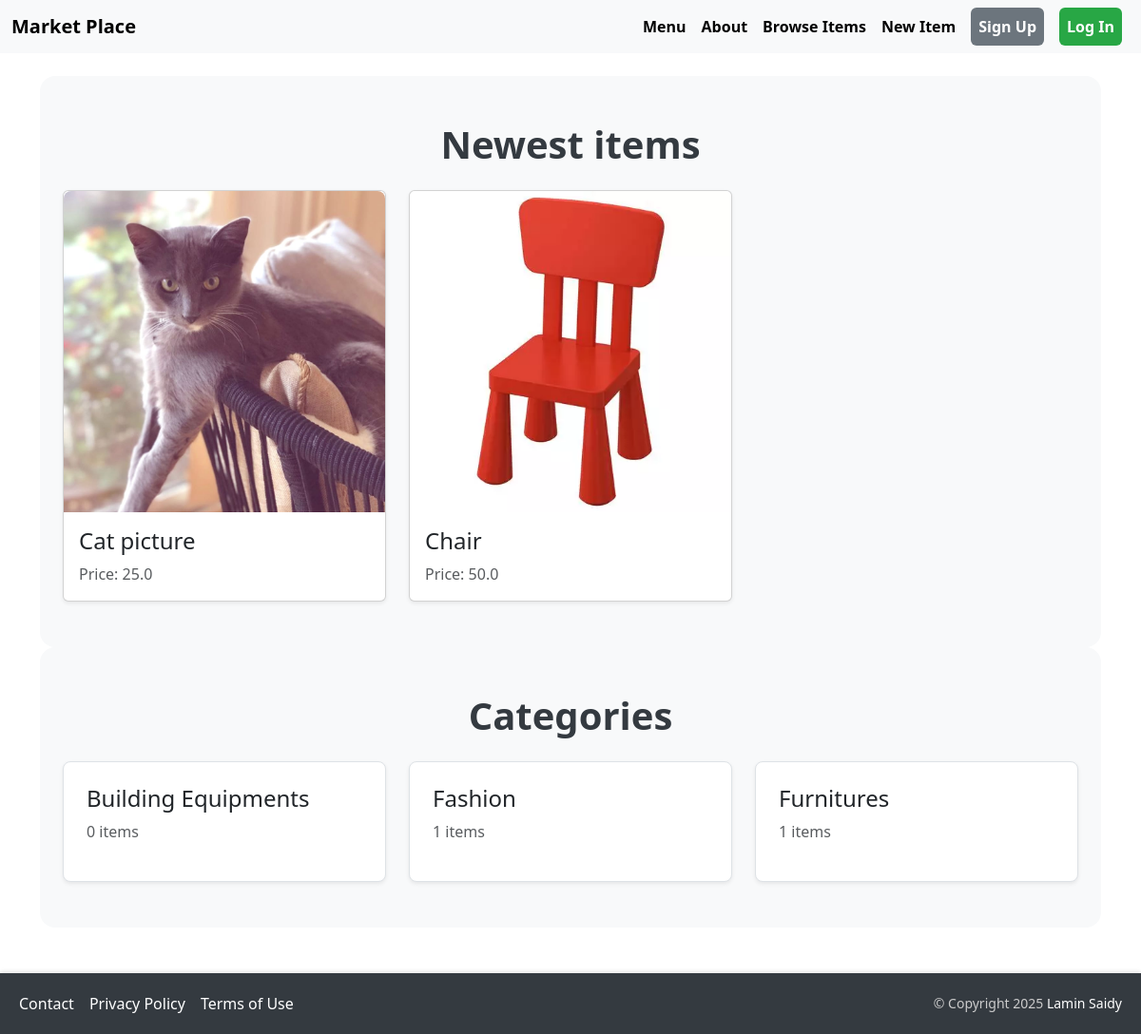
The app's page /, older data.
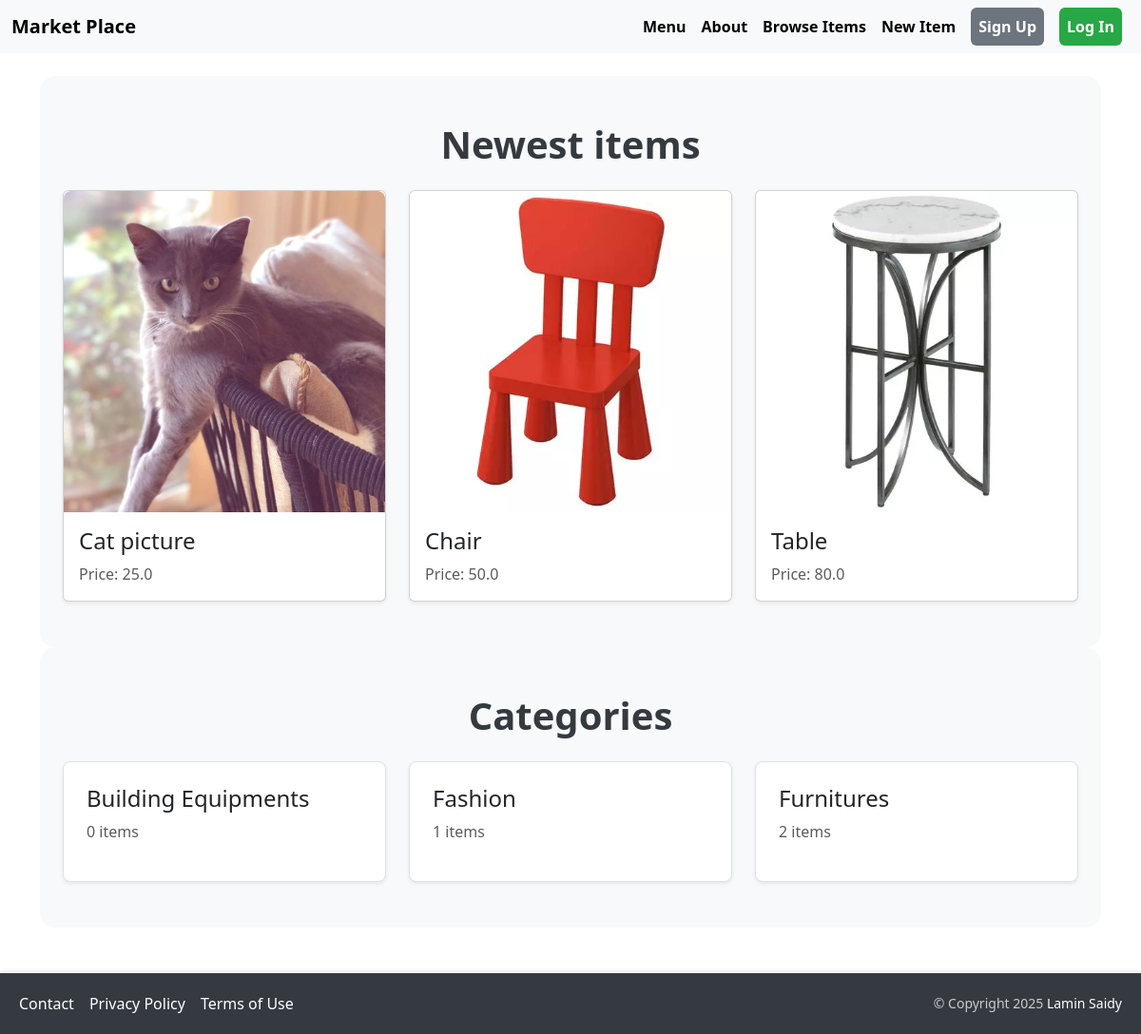
The same page, newer data.
### item/models.py (models this page shows, shortened)
class Item(models.Model):
    category = models.ForeignKey(Category, related_name='items', on_delete=models.CASCADE)
    name = models.CharField(max_length=255)
    description = models.TextField(blank=True, null=True)
    price = models.FloatField()
    image = models.ImageField(upload_to='item_images', blank=True, null=True)
    is_sold = models.BooleanField(default=False)
    created_by = models.ForeignKey(User, related_name='items', on_delete=models.CASCADE)
    created_at = models.DateTimeField(auto_now_add=True)

class Category(models.Model):
    name = models.CharField(max_length=255)
    class Meta:
        ordering = ('name',)
        verbose_name_plural = 'Categories'

### products/views.py (the view)
# urls.py: path('', views.index, name='index'),
def index(request):
    items = Item.objects.filter(is_sold=False)[0:6]
    categories = Category.objects.all()
    return render(request, 'products/index.html', {
        'categories': categories,
        'items': items,
    })

### products/templates/products/index.html (shortened to what this page needs)
{% extends 'products/base.html' %}
{% block content %}
<div class="mt-6 px-4 py-5 section-bg">
  <h2 class="mb-4 text-center section-title">Newest items</h2>
  <div class="row row-cols-1 row-cols-md-3 g-4">
    {% for item in items %}
    <div class="col">
      <a href="{% url 'item:detail' item.id %}" class="text-decoration-none text-reset">
        <div class="card h-100 shadow-sm">
          <img
            src="{{ item.image.url }}"
            class="card-img-top rounded-top-3"
            alt="{{ item.name }}"
          />
          <div class="card-body">
            <h2 class="card-title h4">{{ item.name }}</h2>
            <p class="card-text text-muted">Price: {{ item.price }}</p>
          </div>
        </div>
      </a>
    </div>
    {% endfor %}
  </div>
</div>
<div class="mt-6 px-4 py-5 section-bg">
  <h2 class="mb-4 text-center section-title">Categories</h2>
  <div class="row row-cols-1 row-cols-md-3 g-4">
    {% for category in categories %}
    <div class="col">
      <a href="#" class="text-decoration-none text-reset">
        <div class="p-4 bg-white border rounded-3 shadow-sm">
          <h2 class="h4">{{ category.name }}</h2>
          <p class="text-muted">{{ category.items.count }} items</p>
        </div>
      </a>
    </div>
    {% endfor %}
  </div>
</div>
{% endblock %}

### products/templates/products/base.html (shortened to what this page needs)
<!DOCTYPE html>
<html>
<head>
    <link href="https://cdn.jsdelivr.net/npm/bootstrap@5.3.0/dist/css/bootstrap.min.css" rel="stylesheet">
</head>
<body>
    <div class="wrapper">
        <nav class="navbar navbar-expand-lg navbar-light bg-light">
            <div class="container-fluid">
                <a class="navbar-brand" href="{% url 'products:index' %}">Market Place</a>
                <div class="collapse navbar-collapse" id="navbarNav">
                    <ul class="navbar-nav ms-auto">
                        <li class="nav-item">
                            <a class="nav-link nav-hover" href="{% url 'products:menu' %}">Menu</a>
                        </li>
                        <li class="nav-item">
                            <a class="nav-link nav-hover" href="{% url 'products:about' %}">About</a>
                        </li>
                        <li class="nav-item">
                            <a class="nav-link nav-hover" href="{% url 'products:items' %}">Browse Items</a>
                        </li>
                        <li class="nav-item">
                            <a class="nav-link nav-hover" href="{% url 'products:new' %}">New Item</a>
                        </li>
                        {% if request.user.is_authenticated %}
                            <li class="nav-item">
                                <a class="nav-link btn btn-dashboard mx-2" href="{% url 'dashboard:index' %}">Dashboard</a>
                            </li>
                            <li class="nav-item">
                                <a class="nav-link btn btn-inbox mx-2" href="{% url 'conversation:inbox' %}">Inbox</a>
                            </li>
                            <li class="nav-item">
                                <form method="post" action="{% url 'products:logout' %}">
                                    {% csrf_token %}
                                    <button type="submit" class="btn btn-login mx-2">Log Out</button>
                                </form>
                            </li>
                        {% else %}
                            <li class="nav-item">
                                <a class="nav-link btn btn-signup mx-2" href="{% url 'products:signup' %}">Sign Up</a>
                            </li>
                            <li class="nav-item">
                                <a class="nav-link btn btn-login mx-2" href="{% url 'products:login' %}">Log In</a>
                            </li>
                        {% endif %}
                    </ul>
                </div>
            </div>
        </nav>
        <div class="content container mt-4">
            {% block content %}
            {% endblock %}
        </div>
        <footer class="footer mt-5">
            <div class="footer-links">
                <a href="{% url 'products:contact' %}">Contact</a>
                <a href="#">Privacy Policy</a>
                <a href="#">Terms of Use</a>
            </div>
            <div class="copyright">
                &copy; Copyright 2025 <a href="https://github.com/laminsaidy/MarketplaceP5" target="_blank">Lamin Saidy</a>
            </div>
        </footer>
    </div>
</body>
</html>

### products/templates/products/base.html (style rules this page uses)
html, body { height: 100%; margin: 0; }
.wrapper { display: flex; flex-direction: column; min-height: 100vh; }
.content { flex: 1; }
.navbar-brand, .nav-link { font-weight: 600; }
.nav-hover { color: black; transition: color 0.3s ease; }
.btn-signup { background-color: #6c757d; color: white; transition: transform 0.3s ease, background-color 0.3s ease; }
.btn-login { background-color: #28a745; color: white; transition: transform 0.3s ease, background-color 0.3s ease; }
.footer { display: flex; justify-content: space-between; align-items: center; padding: 20px; background-color: #343a40; color: white; box-shadow: 0 -2px 4px rgba(0, 0, 0, 0.1); }
.footer-links { display: flex; gap: 16px; }
.footer-links a { color: white; text-decoration: none; transition: color 0.3s ease; }
.copyright { font-size: 14px; color: #cccccc; }
.copyright a { color: white; text-decoration: none; transition: color 0.3s ease; }

### products/templates/products/index.html (style rules this page uses)
.section-title { font-weight: bolder; font-size: 2.5rem; color: #343a40; }
.section-bg { background-color: #f8f9fa; border-radius: 1rem; padding: 2rem; }

Row changes from the older to the newer data that the page shows:
added Item: image (picture), name "Table", price "80.0"
computed for Category "Furnitures": items.count "1" → "2"
